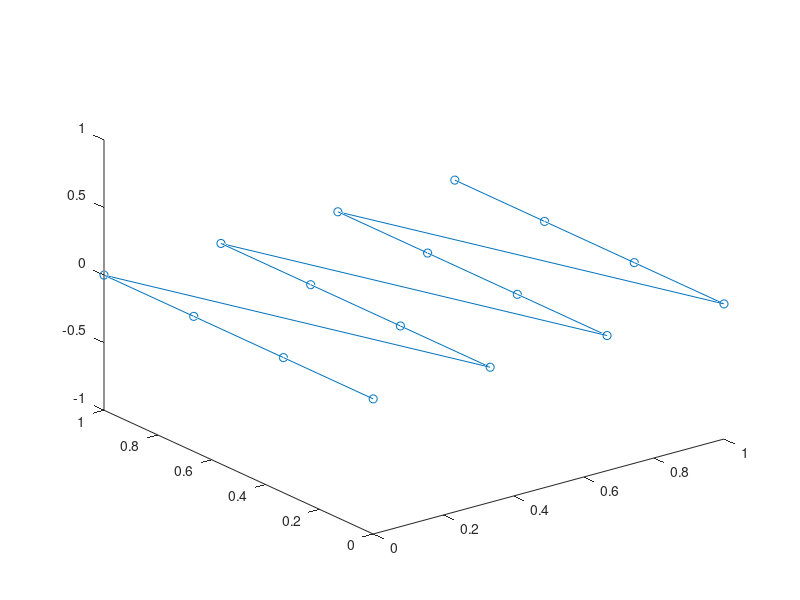

Here is the MATLAB script that generated this plot: (Note: this script raises an error after producing the figure.)
DIM = 2;
n=2;
NX = 2^n;

if DIM == 1
    [nodeX, nodeY, nodeZ] = meshgrid(linspace(0,1,NX),0,0);
elseif DIM == 2
    [nodeX, nodeY, nodeZ] = meshgrid(linspace(0,1,NX),linspace(0,1,NX),0);
elseif DIM==3
    [nodeX, nodeY, nodeZ] = meshgrid(linspace(0,1,NX),linspace(0,1,NX),linspace(0,1,NX));
else
    fprintf('Error, No support for dimensions greater than 3\n');
    return;
end

nodes = [nodeX(:), nodeY(:), nodeZ(:)];

plot3(nodes(:,1), nodes(:,2), nodes(:,3),'o-');

ijk_ind = (1:NX^DIM) - 1;

morton_ind = ijk_to_morton(ijk_ind, DIM, [0,1]);

%plot(nodes(morton_ind,1), nodes(morton_ind,2),'o-');